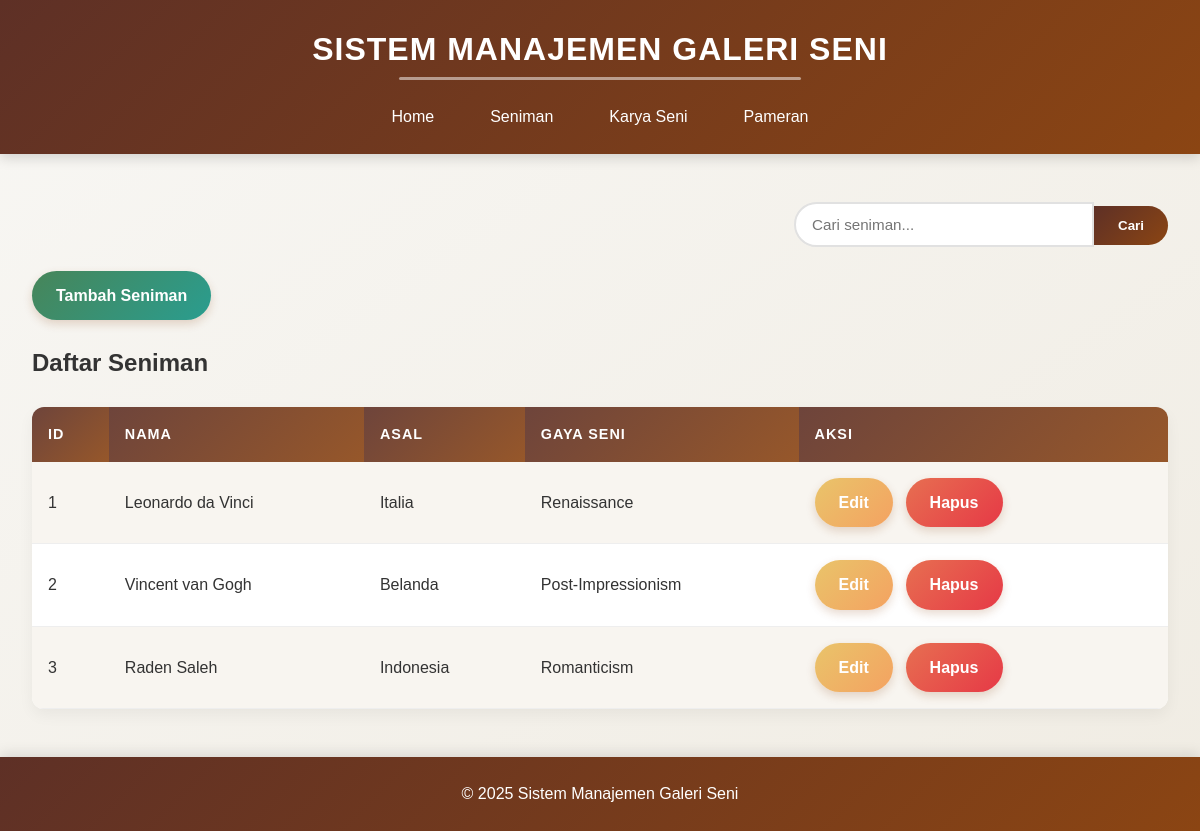
Page /index.php?page=seniman on the committed database.
### tables this page shows
CREATE TABLE IF NOT EXISTS `seniman` (
  `id_seniman` int(11) NOT NULL AUTO_INCREMENT,
  `nama` varchar(100) NOT NULL,
  `asal` varchar(100) NOT NULL,
  `gaya_seni` varchar(100) NOT NULL,
  PRIMARY KEY (`id_seniman`)
);

### class/Seniman.php (called while the page is built, shortened)
<?php
class Seniman {
    private $conn;
    private $table_name = "seniman";
    public function __construct($db) {
        $this->conn = $db;
    }
    public function getAll() {
        $query = "SELECT * FROM " . $this->table_name . " ORDER BY id_seniman ASC";
        $stmt = $this->conn->prepare($query);
        $stmt->execute();
        return $stmt;
    }
}
?>

### view/seniman.php (the view, shortened to what this page needs)
<?php
include_once 'config/db.php';
include_once 'class/Seniman.php';
$database = new Database();
$db = $database->getConnection();
$seniman = new Seniman($db);
$action = isset($_GET['action']) ? $_GET['action'] : "";
echo "<div class='search-container'>";
echo "<form method='GET' action='index.php'>";
echo "<input type='text' name='search' placeholder='Cari seniman...'>";
echo "<button type='submit'>Cari</button>";
echo "</form>";
echo "</div>";
if(isset($_GET['search'])){
    $stmt = $seniman->search($_GET['search']);
    echo "<h2>Hasil Pencarian untuk: " . $_GET['search'] . "</h2>";
    echo "<a href='index.php?page=seniman' class='button back'>Kembali</a>";
} else {
    $stmt = $seniman->getAll("ORDER BY id_seniman DESC");
}
echo "<div class='action-buttons'>";
echo "<a href='index.php?page=seniman&action=create' class='button add'>Tambah Seniman</a>";
echo "</div>";
if($action == "create" || $action == "edit"){
    echo "<div class='form-container'>";
    echo "<h2>" . ($action == "create" ? "Tambah" : "Edit") . " Seniman</h2>";
    if($action == "edit"){
        $id = isset($_GET['id']) ? $_GET['id'] : die('ID tidak valid');
        $seniman->getById($id);
    }
    echo "<form method='post' action='index.php?page=seniman&action=" . ($action == "create" ? "store" : "update") . "'>";
    if($action == "edit"){
        echo "<input type='hidden' name='id_seniman' value='" . $seniman->id_seniman . "'>";
    }
    echo "<div class='form-group'>";
    echo "<label>Nama</label>";
    echo "<input type='text' name='nama' value='" . ($action == "edit" ? $seniman->nama : "") . "' required>";
    echo "</div>";
    echo "<div class='form-group'>";
    echo "<label>Asal</label>";
    echo "<input type='text' name='asal' value='" . ($action == "edit" ? $seniman->asal : "") . "' required>";
    echo "</div>";
    echo "<div class='form-group'>";
    echo "<label>Gaya Seni</label>";
    echo "<input type='text' name='gaya_seni' value='" . ($action == "edit" ? $seniman->gaya_seni : "") . "' required>";
    echo "</div>";
    echo "<div class='form-group'>";
    echo "<button type='submit' class='button save'>Simpan</button>";
    echo "<a href='index.php?page=seniman' class='button cancel'>Batal</a>";
    echo "</div>";
    echo "</form>";
    echo "</div>";
}
else {
    echo "<h2>Daftar Seniman</h2>";
    if($stmt->rowCount() > 0){
        echo "<table>";
        echo "<tr>";
        echo "<th>ID</th>";
        echo "<th>Nama</th>";
        echo "<th>Asal</th>";
        echo "<th>Gaya Seni</th>";
        echo "<th>Aksi</th>";
        echo "</tr>";
        while($row = $stmt->fetch(PDO::FETCH_ASSOC)){
            extract($row);
            echo "<tr>";
            echo "<td>{$id_seniman}</td>";
            echo "<td>{$nama}</td>";
            echo "<td>{$asal}</td>";
            echo "<td>{$gaya_seni}</td>";
            echo "<td>";
            echo "<a href='index.php?page=seniman&action=edit&id={$id_seniman}' class='button edit'>Edit</a>";
            echo "<a href='index.php?page=seniman&action=delete&id={$id_seniman}' class='button delete' onclick='return confirm(\"Yakin ingin menghapus?\")'>Hapus</a>";
            echo "</td>";
            echo "</tr>";
        }
        echo "</table>";
    } else {
        echo "<div class='no-data'>Tidak ada data seniman yang tersedia.</div>";
    }
}
?>

### style.css (style rules this page uses)
* { margin: 0; padding: 0; box-sizing: border-box; }
body { font-family: 'Montserrat', sans-serif; line-height: 1.6; color: #333; background-color: #f8f7f4; background-image: linear-gradient(to bottom right, #f8f7f4 0%, #f0ece3 100%); min-height: 100vh; }
table { width: 100%; border-collapse: separate; border-spacing: 0; margin: 1.5rem 0; background-color: #ffffff; box-shadow: 0 6px 15px rgba(0, 0, 0, 0.05); border-radius: 12px; overflow: hidden; }
table th, table td { padding: 1rem; text-align: left; }
table th { background: linear-gradient(135deg, rgba(94, 48, 38, 0.9) 0%, rgba(139, 69, 19, 0.9) 100%); color: #ffffff; font-weight: 600; text-transform: uppercase; font-size: 0.9rem; letter-spacing: 1px; }
table tr:nth-child(even) { background-color: #f8f5f0; }
table tr { transition: all 0.2s; }
table td { border-bottom: 1px solid #eee; }
.button { display: inline-block; padding: 0.75rem 1.5rem; background: linear-gradient(135deg, rgba(94, 48, 38, 1) 0%, rgba(139, 69, 19, 1) 100%); color: #ffffff; border: none; border-radius: 30px; cursor: pointer; text-decoration: none; font-size: 1rem; font-weight: 600; transition: all 0.3s; margin-right: 0.8rem; box-shadow: 0 4px 10px rgba(139, 69, 19, 0.2); }
.button.add { background: linear-gradient(135deg, #478559 0%, #2a9d8f 100%); }
.button.edit { background: linear-gradient(135deg, #e9c46a 0%, #f4a261 100%); }
.button.delete { background: linear-gradient(135deg, #e76f51 0%, #e63946 100%); }
.action-buttons { margin: 1.5rem 0; }
.search-container { display: flex; justify-content: flex-end; margin-bottom: 1.5rem; }
.search-container input { padding: 0.75rem 1rem; border: 2px solid #e1e1e1; border-radius: 30px 0 0 30px; font-size: 0.95rem; width: 300px; outline: none; transition: all 0.3s; }
.search-container button { padding: 0.75rem 1.5rem; background: linear-gradient(135deg, rgba(94, 48, 38, 1) 0%, rgba(139, 69, 19, 1) 100%); color: #ffffff; border: none; border-radius: 0 30px 30px 0; cursor: pointer; font-weight: 600; }

### rows in the picture
seniman: id_seniman "1", nama "Leonardo da Vinci", asal "Italia", gaya_seni "Renaissance"
seniman: id_seniman "2", nama "Vincent van Gogh", asal "Belanda", gaya_seni "Post-Impressionism"
seniman: id_seniman "3", nama "Raden Saleh", asal "Indonesia", gaya_seni "Romanticism"
